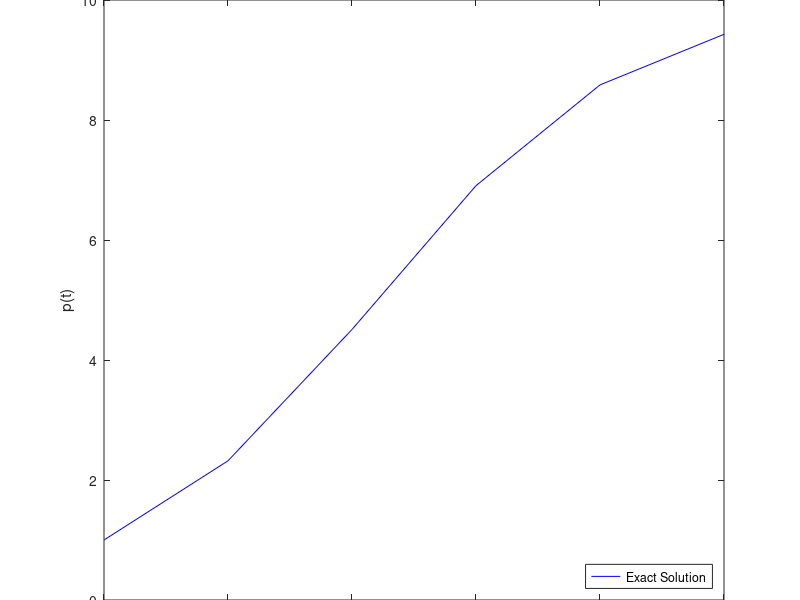

Here is the MATLAB script that generated this plot: (Note: this script raises an error after producing the figure.)
clear all
format long

%% Initialise output tables
ExpEulArr = zeros(4,4);
HeunArr  = zeros(4,4);
RK4Arr = zeros(4,4);

dt = 1;
tEnd=5;
p0=1; 

%% Loop for each input set. Time Steps of 1, 1/2, 1/4, 1/8 
for i=1:4  
%% Exact(analytical) solution of Differential Equation
t=0:dt:tEnd; %Time Vector
p_a = 10./(1+(9*exp(-t))); %Vector with exact solution points  
figure
plot(t,p_a,'b');
title("Plot of Function p(t) against Time(t). Time Step (dt) = " + num2str(dt));
xlabel("Time(t)");
ylabel("p(t)");
legend("Exact Solution",'Location','southeast');

f = @(p)(1-(p/10))*p; %Function holding given differential equation  

%% Numerical solutions using: 
% Explicit Euler
p_e = ExplicitEuler(f,p0,dt,tEnd);
figure
plot(t,p_a,'b',t,p_e,'r');
title("Explicit Euler + Exact Solution of p(t). Time Step (dt) = " + num2str(dt));
xlabel("Time(t)");
ylabel("p(t)");
legend("Exact Solution","Explicit Euler",'Location','southeast');

% Method of Heun
p_h = Heun(f,p0,dt,tEnd);   
figure
plot(t,p_a,'b',t,p_h,'r');
title("Method of Heun + Exact Solution of p(t). Time Step (dt) = " + num2str(dt));
xlabel("Time(t)");
ylabel("p(t)");
legend("Exact Solution","Method of Heun",'Location','southeast');

% Runge Kutta-4
p_rk4 = RungeKutta4(f,p0,dt,tEnd);
figure
plot(t,p_a,'b',t,p_rk4,'r');
title("Runge Kutta-4 + Exact Solution of p(t). Time Step (dt) = " + num2str(dt));
xlabel("Time(t)");
ylabel("p(t)");
legend("Exact Solution","Runge Kutta-4",'Location','southeast');

%% Approximation Error relative to Exact Solution (Answer c of Worksheet2)

AE_e = sqrt((dt/tEnd)*sum((p_a(:)-p_e(:)).^2)); %Explicit Euler
AE_h = sqrt((dt/tEnd)*sum((p_a(:)-p_h(:)).^2)); %Method of Heun
AE_rk4 = sqrt((dt/tEnd)*sum((p_a(:)-p_rk4(:)).^2)); %Runge Kutta-4

%% Determining the Best Approximation 
dt_best = 1/8; %Best case time step
t_best = 0:dt_best:tEnd; %Corresponding best time vector

% Best Approximations at all points for best case time step (dt_best) 
p1_e = ExplicitEuler(f,p0,dt_best,tEnd);%Explicit Euler
p1_h = Heun(f,p0,dt_best,tEnd); %Method of Heun
p1_rk4 = RungeKutta4(f,p0,dt_best,tEnd); %Runge Kutta-4

% Extract Best Approximations at points relevent to the current time step(dt)
p_e_best = interp1(t_best,p1_e,t); %Explicit Euler
p_h_best = interp1(t_best,p1_h,t); %Method of Heun
p_rk4_best = interp1(t_best,p1_rk4,t); %Runge Kutta-4

%% Error relative to best numerical approximation

AE2_e = sqrt((dt/tEnd)*sum((p_e(:)-p_e_best(:)).^2)); %Explicit Euler
AE2_h = sqrt((dt/tEnd)*sum((p_h(:)-p_h_best(:)).^2)); %Method of Heun
AE2_rk4 = sqrt((dt/tEnd)*sum((p_rk4(:)-p_rk4_best(:)).^2)); %Runge Kutta-4

%% Populate Output Tables as per WorkSheet
if i==1
    ExpEulArr(i,:) = [dt AE_e 0 AE2_e];
    HeunArr (i,:) = [dt AE_h 0 AE2_h];
    RK4Arr (i,:) = [dt AE_rk4 0 AE2_rk4];
else
    %% Error Reduction Percentage Calcs
    EulErrRed = ExpEulArr(i-1,2)-AE_e/ExpEulArr(i-1,2)*100;
    HeunErrRed = HeunArr(i-1,2)-AE_h/HeunArr(i-1,2)*100;
    RK4ErrRed = RK4Arr(i-1,2)-AE_rk4/RK4Arr(i-1,2)*100;
    %%
    ExpEulArr(i,:) = [dt AE_e EulErrRed AE2_e];
    HeunArr (i,:) = [dt AE_h HeunErrRed AE2_h];
    RK4Arr (i,:) = [dt AE_rk4 RK4ErrRed AE2_rk4];
end

dt = dt/2;
end
ExplicitEulerTable = array2table(ExpEulArr,'VariableNames',{'dt','Error_E','ErrorReduction','ErrorApproximated_E2'})
HeunTable = array2table(HeunArr,'VariableNames',{'dt','Error_E','ErrorReduction','ErrorApproximated_E2'})
RungeKutta4Table = array2table(RK4Arr,'VariableNames',{'dt','Error_E','ErrorReduction','ErrorApproximated_E2'})
